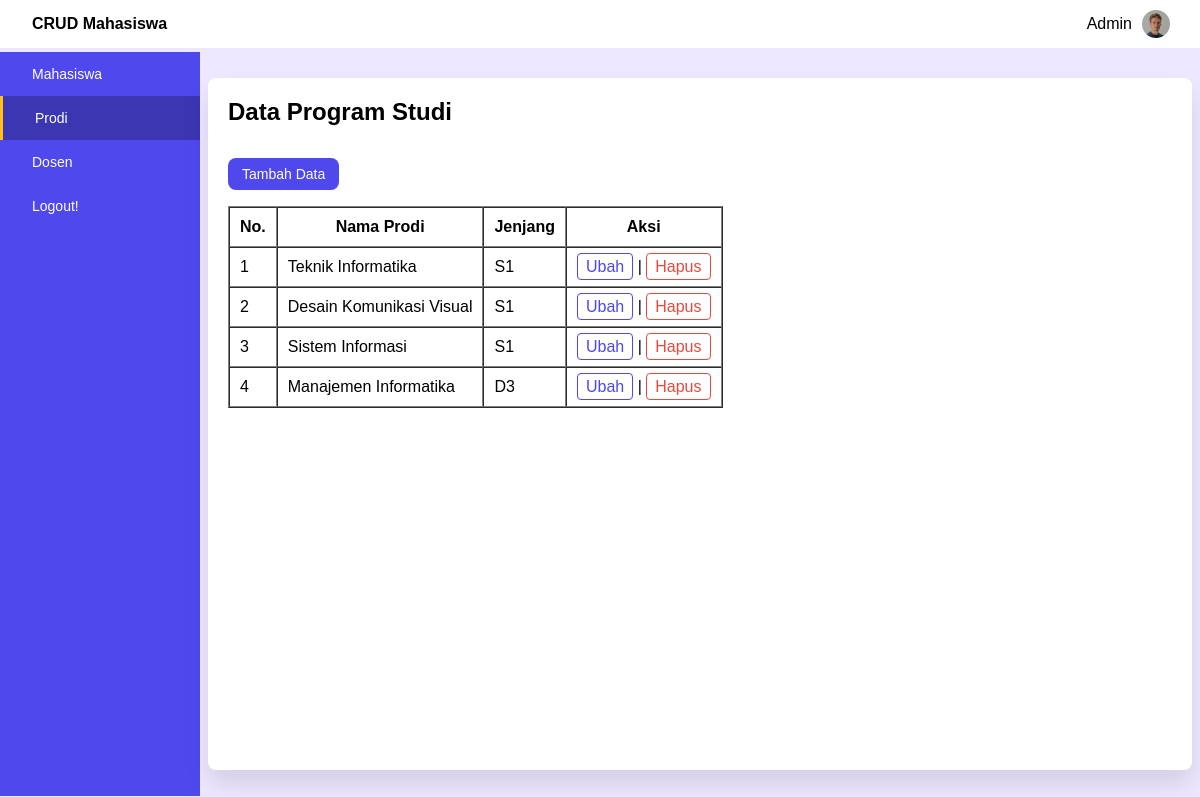
/prodi.php (signed in), run on the app's committed database.
### tables this page shows
CREATE TABLE `prodi` (
  `id_prodi` int(11) NOT NULL,
  `nama_prodi` varchar(255) NOT NULL,
  `jenjang` varchar(5) NOT NULL,
  `status` varchar(3) NOT NULL DEFAULT 'on'
);

### function.php (called while the page is built, shortened)
<?php
	try {
		$conn = new PDO('mysql:host=localhost;dbname=db_pw1_mahasiswa', 'root', '');
		$conn->setAttribute(PDO::ATTR_ERRMODE,PDO::ERRMODE_EXCEPTION);
	} catch (PDOException $e) {
		echo "Connection error: ".$e->getMessage();
	}
	function tampil($query) {
		global $conn;
		$result = $conn->query($query);
		$data = $result->fetchAll();
		return $data;
	}
 ?>

### prodi.php (the view, shortened to what this page needs)
<?php
require 'function.php';
$data = tampil("SELECT * FROM prodi WHERE status='on'");
?>
<!DOCTYPE html>
<html>
<head>
	<link rel="stylesheet" type="text/css" href="css/style.css">
</head>
<body>
	<div class="container">
		<header>
			<h2>CRUD Mahasiswa</h2>
			<div class="profil">
				<p><?= $_SESSION['nama']; ?></p>
				<img src="img/profile.png" alt="foto-profil">
			</div>
		</header>
		<main>
			<nav>
				<div class="mahasiswa">
					<a href="index.php">Mahasiswa</a>
				</div>
				<div class="prodi active">
					<a href="prodi.php">Prodi</a>
				</div>
				<div class="dosen">
					<a href="dosen.php">Dosen</a>
				</div>
				<div class="logout">
					<a href="logout.php">Logout!</a>
				</div>
			</nav>
			<article class="article">
				<h2 class="datamahasiswa">Data Program Studi</h2>
				<a href="tambahprodi.php" class="tambah">Tambah Data</a>
				<table border="1" cellspacing="0" cellpadding="20">
					<tr>
						<th>No.</th>
						<th>Nama Prodi</th>
						<th>Jenjang</th>
						<th class="aksi">Aksi</th>
					</tr>
					<?php $nomor = 1; ?>
					<?php foreach ($data as $baris) : ?>
					<tr>
						<td><?= $nomor++; ?></td>
						<td><?= $baris['nama_prodi']; ?></td>
						<td><?= $baris['jenjang']; ?></td>
						<td>
							<a href="ubahprodi.php?id=<?= ($baris["id_prodi"]); ?>">Ubah</a> |
							<a href="hapusprodi.php?id=<?= ($baris["id_prodi"]); ?>" onclick="return confirm('Are you sure you want to delete this data?');" class="btn-hapus">Hapus</a>
						</td>
					</tr>
					<?php endforeach; ?>
				</table>
			</article>
		</main>
	</div>
</body>
</html>

### css/style.css (style rules this page uses)
* { margin: 0; padding: 0; box-sizing: border-box; text-decoration: none; }
body { font-family: sans-serif; }
.container { height: 100vh; width: 100vw; display: flex; background-color: #EDE7FF; flex-wrap: wrap; }
header { width: 100%; height: 48px; background-color: #fff; display: flex; justify-content: space-between; align-items: center; padding-left: 32px; padding-right: 20px; }
header h2 { font-size: 16px; font-weight: 600; }
.profil { display: flex; height: 100%; align-items: center; }
.profil img { width: 28px; height: 28px; border-radius: 50%; margin: 10px; }
main { width: 100%; height: 93%; display: flex; }
main nav { width: 200px; background-color: #4F48ED; height: 100%; display: flex; flex-direction: column; color: white; }
main nav div { height: 44px; width: 100%; display: flex; align-items: center; padding-left: 32px; font-size: 14px; font-weight: 520; }
main nav .active { background-color: #3B36B2; }
main nav .active::before { content: ''; position: relative; left: -32px; height: 100%; width: 3px; background-color: #FFBE1A; }
main nav div a { text-decoration: none; color: inherit; width: 100%; }
.article { margin: auto; width: 82%; height: 93%; background-color: #fff; border-radius: 8px; padding: 20px; box-shadow: 0 15px 25px rgba(0, 0, 0, 0.1); }
main .article .tambah { background-color: #4F48ED; font-size: 14px; color: #fff; padding: 8px 14px; border-radius: 8px; margin-top: 32px; display: inline-block; }
main .article table a { background-color: #fff; color: #4F48ED; border: 1.2px solid #4F48ED; border-radius: 4px; padding: 4px 8px; }
main .article table a.btn-hapus { border: 1.2px solid #e74a3b; color: #e74a3b; }
main .article table { margin: 16px 0 0; }
main .article table tr td, th { padding: 10px; }

### data on the page
prodi: nama_prodi "Teknik Informatika", jenjang "S1"
prodi: nama_prodi "Desain Komunikasi Visual", jenjang "S1"
prodi: nama_prodi "Sistem Informasi", jenjang "S1"
prodi: nama_prodi "Manajemen Informatika", jenjang "D3"

### other printed values
$_SESSION['nama'] "Admin"
